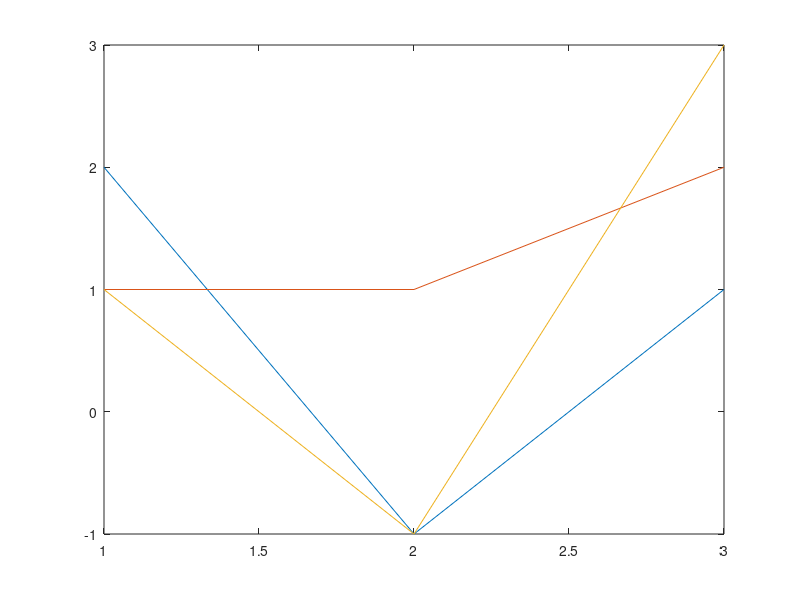
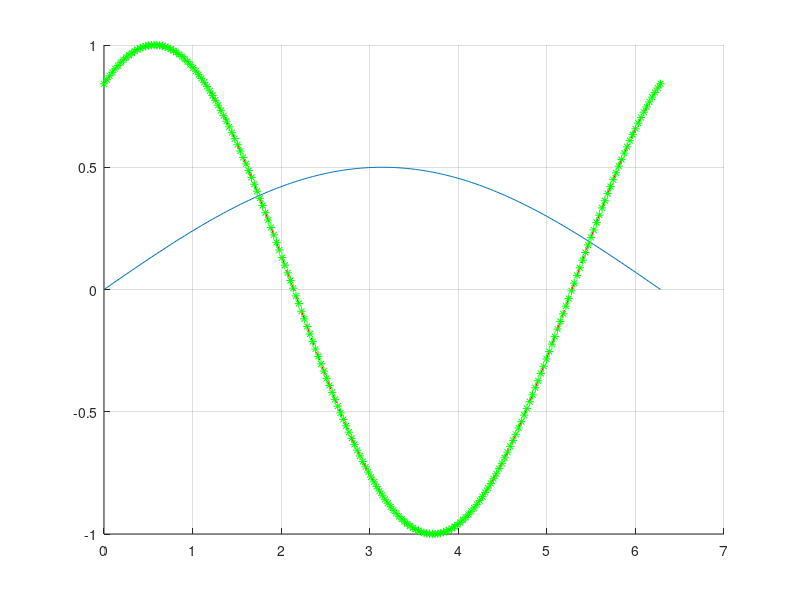

These figures' MATLAB source, in order:
%{

AERO 220 Spring 2017
Instructor: Dilshad Raihan, dilshadraihan@gmail.com 
TA: Ralston Fernandes, ralston92@tamu.edu


LAB 2: Intro to MATLAB

Split each part into separate chunks using '%%' comments and run each chunk
separatly using "Ctlr+Enter" 

1. Solve the following system of linear equations
     2*x + y + z = 2
     - x + y - z = 3
   x + 2*y + 3*z = -10

   a. by calculating the inverse 
   b. by using the backslash operator "\"

2. Use a loop to sum numbers over range [-10, 105]. Check your solution
using the inbuilt MATLAB function "sum"
    a. all the integers in the range
    b. step size of 5
    c. split the interval into 100 digits and sum those

3. go to the Mathworks tutorial website (do a web search for "Matlab plot" 
to get there)on the 'plot' function and code up the
first example plot

4. modify the plot to add extra lines.
    a. add another sine curve phase shifted by 1, make it a red dashed line
    b. add another green sine curve with half the amplitude and period of
    the original sine curve. Plot it as a series of green stars
    
%}


%% 1. Solve the system of linear equations
clc; clear; close all;

A = [2,1,1; -1,1,-1; 1,2,3];
b = [2;3;-10];

% 1a. Solve A using inverse.
AInverse = inv(A);
solutionInverse = AInverse * b; %#ok<MINV>
disp('1a. Using inverse:');
disp(solutionInverse);

% 1b. Solve A using the backslash operator "\".
solutionBackslash = A\b;
disp('1b. Using backslash:');
disp(solutionBackslash);

%% 2. Use a loop to sum numbers over range [-10, 105].
clc; clear; close all;

range = -10:105;

% 2a. Sum all integers in the range.
sumAll = 0;
for i = -10:105
    sumAll = sumAll + i;
end
fprintf('2a. Using for loop: %i', sumAll);
fprintf('\n2a. Using sum function: %i', sum(range));

% 2b. Step size of 5.
sumStepSize5 = 0;
for i = 1:5:length(range)
    sumStepSize5 = sumStepSize5 + range(i);
end
fprintf('\n2b. Using for loop: %i', sumStepSize5);
fprintf('\n2b. Using sum function: %i', sum(-10:5:105));

% 2c. Split the interval into 100 digits and sum those.


%% 3. 'plot' the first example.
clc; clear; close all;

A = [2,1,1; -1,1,-1; 1,2,3];
b = [2;3;-10];

figure
plot(A);

%% 4. Modify the plot to add extra lines.
clc; clear; close all;

A = [2,1,1; -1,1,-1; 1,2,3];
x = 0:pi/100:2*pi;

% 4a. Add another sine curve phase shifted by 1, make it a red dashed line.
sineCurve = sin(x+1);
figure
hold on; grid on;
plot(x, sineCurve, 'r--');

% 4b. Add another green sine curve with half the amplitude and period of.
sineCurve2 = 0.5*sin(0.5*x);
plot(x, sineCurve2);

% 4c. Plot the original sine curve as a series of green stars.
sineCurveGreenStars = sin(x+1);
plot(x, sineCurveGreenStars, 'g*');
